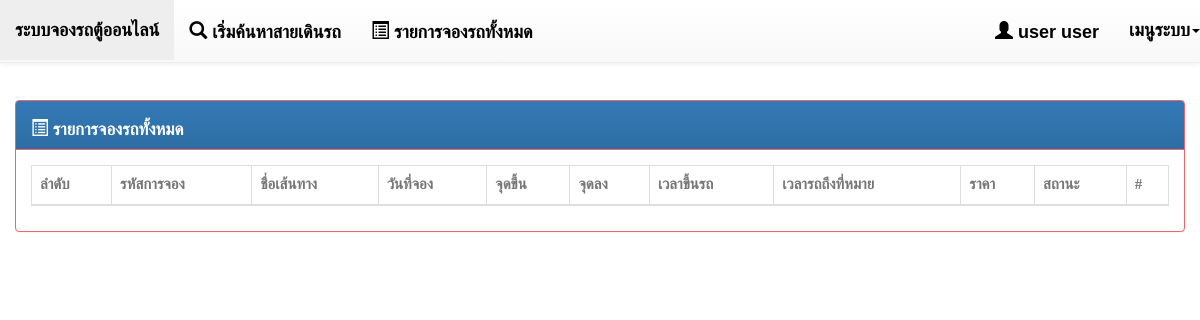
Before: /frontend/index.php?page=history_reserve (signed in) with the older database file.
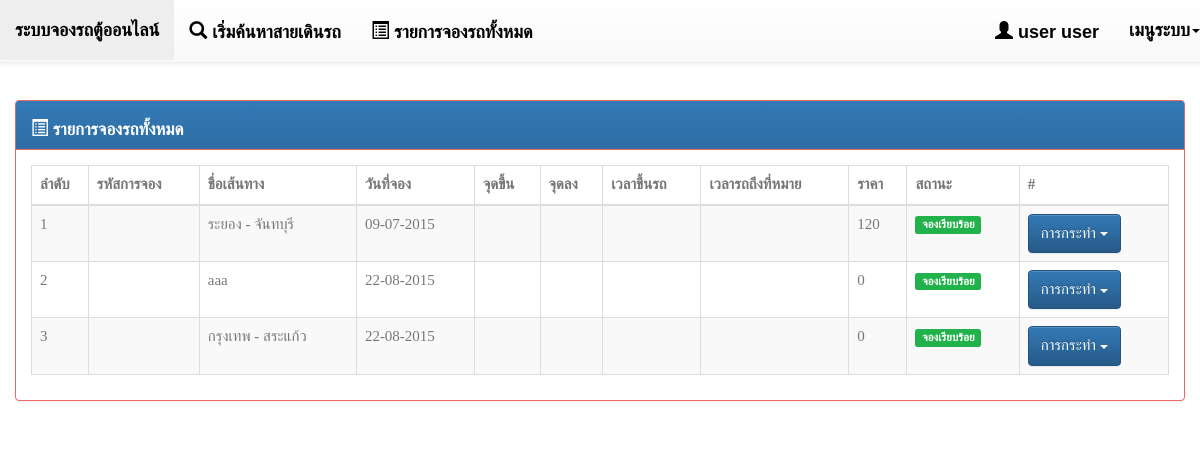
After: the same page with the newer database file.
### tables this page shows
CREATE TABLE IF NOT EXISTS `reserve` (
  `rs_id` int(11) NOT NULL,
  `cus_id` int(11) NOT NULL COMMENT 'รหัสลูกค้า',
  `v_id` int(11) NOT NULL COMMENT 'รหัสรถตู้ที่จอง',
  `rs_price` int(11) NOT NULL COMMENT 'ราคาต้องชำระ',
  `rs_usabledate` date NOT NULL COMMENT 'วันที่ใช้งาน',
  `vp_idstart` int(11) NOT NULL COMMENT 'สถานที่ขึ้้น',
  `vp_idend` int(11) NOT NULL COMMENT 'สสถานที่ลง',
  `rs_createdate` datetime NOT NULL,
  `rs_updateby` int(11) NOT NULL,
  `rs_status` int(2) NOT NULL COMMENT 'สถานะการจอง  ''0'' => ''จองเรียบร้อย'',         ''1'' => ''จ่ายเงินเรียบร้อย'',         ''2'' => ''ยกเลิกการจอง'',         ''3'' => ''เกินระยะเวลาการชำระเงิน'''
);

CREATE TABLE IF NOT EXISTS `van` (
  `v_id` int(11) NOT NULL COMMENT 'รหัสรถตู้',
  `v_name` varchar(255) NOT NULL COMMENT 'ชื่อสายรถตู้',
  `v_detail` text NOT NULL COMMENT 'รายละเอียด',
  `v_company` int(11) NOT NULL COMMENT 'บริษัท',
  `v_driver` int(11) NOT NULL COMMENT 'รหัสพนักงานขับรถ',
  `v_chair` int(2) NOT NULL,
  `v_roadlength` int(11) NOT NULL DEFAULT '0' COMMENT 'ระยะทาง',
  `v_drivestart` time NOT NULL,
  `v_driveend` time NOT NULL,
  `v_updatedate` date NOT NULL,
  `v_updateby` int(11) NOT NULL
);

### mysql_con/PDOMysql.php (called while the page is built, shortened)
<?php
class PDOMysql {
    private static $DSN = "mysql:host=localhost;dbname=db_van";
    private static $USERNAME = "root";
    private static $PASSWORD = "";
    private static $OPTIONS = array(
        PDO::MYSQL_ATTR_INIT_COMMAND => 'SET NAMES utf8',
    );
    public $conn = null;
    public function open() {
        try {
            $this->conn = new PDO(self::$DSN, self::$USERNAME, self::$PASSWORD, self::$OPTIONS);
        } catch (PDOException $e) {
            print "Error!: " . $e->getMessage() . "<br/>";
            die();
        }
        return $this->conn;
    }
}

### actionDb/variableGlobal.php (called while the page is built, shortened)
<?php
function arrayReserveStatus() {
    return array(
        '0' => array(
            'BGCOLOR' => 'success',
            'NAME' => 'จองเรียบร้อย'
        ),
        '1' => array(
            'BGCOLOR' => 'success',
            'NAME' => 'จ่ายเงินเรียบร้อย'
        ),
        '2' => array(
            'BGCOLOR' => 'danger',
            'NAME' => 'ยกเลิกการจอง'
        ),
        '3' => array(
            'BGCOLOR' => 'warning',
            'NAME' => 'เกินระยะเวลาการชำระเงิน'
        ),
    );
}
function getDataListByKey($params, $list, $keyName) {
    $array = $list;
    if (isset($params)):
        $result = "";
        foreach ($array as $key => $value):
            if ($key == strval($params)) {
                $result = $value[$keyName];
            }
        endforeach;
        return $result;
    endif;
}

### frontend/history_reserve.php (the view, shortened to what the changed rows need)
<?php
$authen = (empty($_SESSION['person']) ? '' : $_SESSION['person']);
include '../mysql_con/PDOMysql.php';
?>
<div class="panel panel-primary">
    <div class="panel-body">
        <table class="table table-striped table-bordered dataTable dt-responsive">
            <thead>
                <tr>
                    <th>ลำดับ</th>
                    <th>รหัสการจอง</th>
                    <th>ชื่อเส้นทาง</th>
                    <th>วันที่จอง</th>
                    <th>จุดขึ้น</th>
                    <th>จุดลง</th>
                    <th>เวลาขึ้นรถ</th>
                    <th>เวลารถถึงที่หมาย</th>
                    <th>ราคา</th>
                    <th>สถานะ</th>
                    <th>#</th>
                </tr>
            </thead>
            <tbody>
                <?php
                $pdo = new PDOMysql();
                $pdo->conn = $pdo->open();
                $sql = " SELECT  `rs_id`,rs_code,";
                $sql .= " (SELECT CONCAT(fname, ' ', lname) FROM person p WHERE p.id = r.cus_id) customer_name,";
                $sql .= " v.v_id,`rs_price`,";
                $sql .= " DATE_FORMAT(`rs_usabledate`,'%d-%m-%Y') usableddate,";
                $sql .= " (SELECT pvp_name FROM province_place pvp WHERE pvp.pvp_id = r.vp_idstart) place_begin_name,";
                $sql .= " (SELECT pvp_name FROM province_place pvp WHERE pvp.pvp_id = r.vp_idend) place_end_name,";
                $sql .= " vt.vt_id,";
                $sql .= " DATE_FORMAT(`rs_createdate`,'%d-%m-%Y') reserve_date,";
                $sql .= " `rs_updateby`,`rs_status`,";
                $sql .= " `v_name`,`v_detail`,`v_company`,`v_chair`,`v_roadlength`,";
                $sql .= " `v_updatedate`,`v_updateby`,vt.vt_id,`vt_drivestart`,`vt_driveend`,";
                $sql .= " `vt_driver`,`vt_updatedate`";
                $sql .= " FROM reserve r";
                $sql .= " LEFT JOIN van v ON v.v_id = r.v_id";
                $sql .= " LEFT JOIN van_time vt ON vt.vt_id = r.vt_id";
                $sql .= " WHERE r.cus_id =:authen_id";
                $stmt = $pdo->conn->prepare($sql);
                $stmt->execute(array(':authen_id' => $authen->id));
                $result = $stmt->fetchAll(PDO::FETCH_OBJ);
                ?>
                <?php foreach ($result as $key => $value) { ?>
                    <tr>
                        <td style="width: 5%;"><?= ($key + 1) ?></td>
                        <td nowrap><?= $value->rs_code ?></td>
                        <td nowrap><?= $value->v_name ?></td>
                        <td nowrap><?= $value->reserve_date ?></td>
                        <td><?= $value->place_begin_name ?></td>
                        <td><?= $value->place_end_name ?></td>
                        <td><?= $value->vt_drivestart ?></td>
                        <td><?= $value->vt_driveend ?></td>
                        <td><?= $value->rs_price ?></td>
                        <td>
                            <span class="label label-<?= getDataListByKey($value->rs_status, arrayReserveStatus(), 'BGCOLOR') ?>">
                                <?= getDataListByKey($value->rs_status, arrayReserveStatus(), 'NAME') ?>
                            </span>
                        </td>
                        <td>
                            <div class="dropdown">
                                <button class="btn btn-primary dropdown-toggle" type="button" data-toggle="dropdown">
                                    การกระทำ
                                    <span class="caret"></span>
                                </button>
                            </div>
                        </td>
                    </tr>
                <?php } ?>
            </tbody>
        </table>
    </div>
</div>

Changed rows visible on the page:
now on this page (row edited): reserve: v.v_name "ระยอง - จันทบุรี", reserve_date "09-07-2015", rs_price "120", rs_status "จองเรียบร้อย"
now on this page (row edited): reserve: v.v_name "aaa", reserve_date "22-08-2015", rs_price "0", rs_status "จองเรียบร้อย"
now on this page (row edited): reserve: v.v_name "กรุงเทพ - สระแก้ว", reserve_date "22-08-2015", rs_price "0", rs_status "จองเรียบร้อย"
